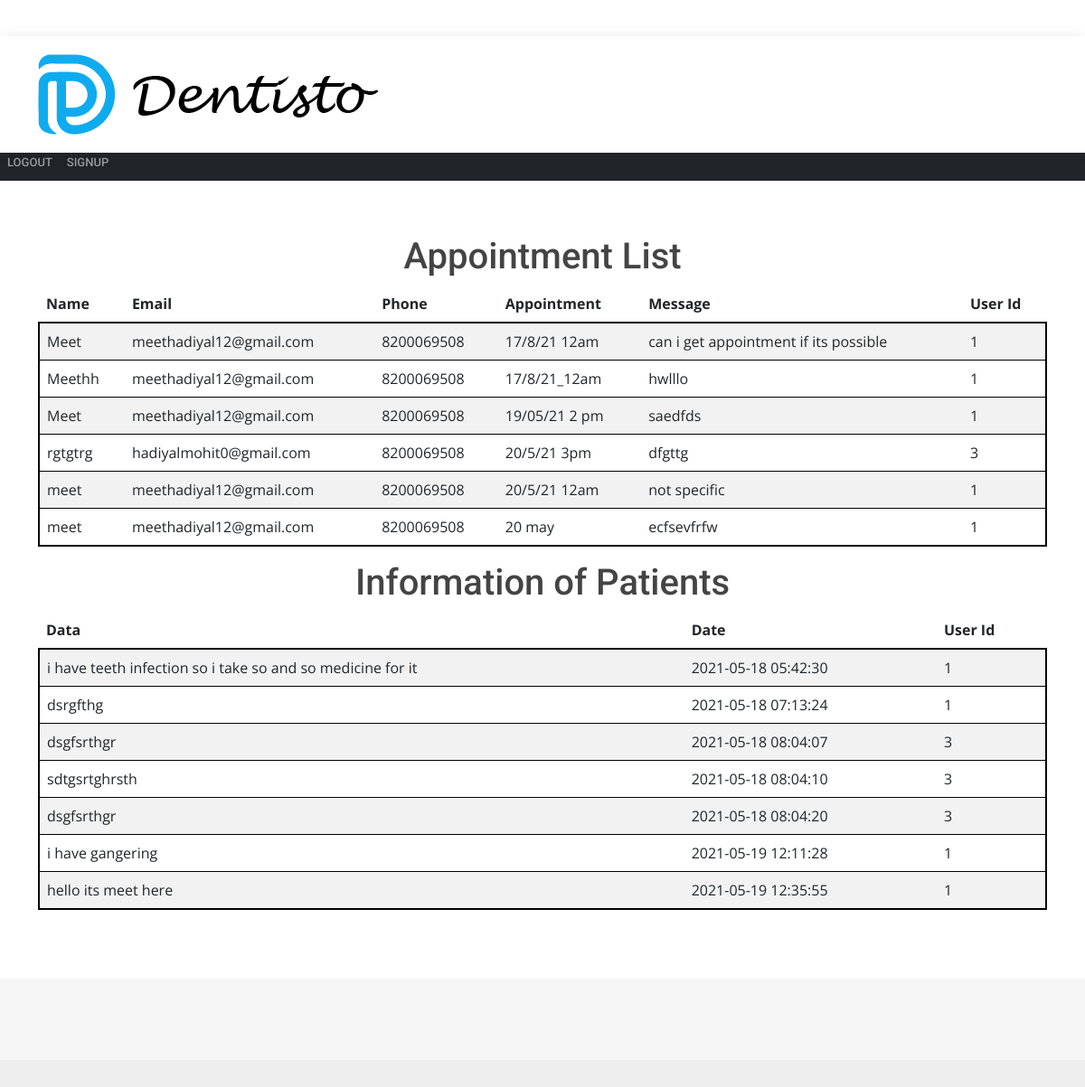
The app's page /Doctor_page with its own data.
### models.py (models this page shows)
class appointment(db.Model):
    id = db.Column(db.Integer, primary_key=True)
    name = db.Column(db.String(100))
    email=db.Column(db.String(150))
    phone = db.Column(db.String(10))
    appointment_date = db.Column(db.String(100))
    message = db.Column(db.String(1000))
    user_id = db.Column(db.Integer, db.ForeignKey('user.id'))

class Note(db.Model):
    id = db.Column(db.Integer, primary_key=True)
    data = db.Column(db.String(1000))
    date = db.Column(db.DateTime(timezone=True), default=func.now())
    user_id = db.Column(db.Integer, db.ForeignKey('user.id'))

### views.py (the view)
@views.route('/Doctor_page')
def Doc_pg():
    temp = appointment.query.all()
    temp2 = Note.query.all()
    return render_template('Docmain.html', appoint=temp, info = temp2 )

### templates/Docmain.html (shortened to what this page needs)
{% extends "docs1.html" %}
{% block content %}
<h1 align="center"> Appointment List </h1>
 <table class="table table-striped">
         <thead  class="thead-dark">
            <tr>
               <th>Name</th>
               <th>Email</th>
               <th>Phone</th>
                <th>Appointment</th>
                <th>Message</th>
                <th>User Id</th>
            </tr>
         </thead>
         <tbody style="border:2px solid black">
            {% for patients in appoint %}
               <tr>
                  <td>{{ patients.name }}</td>
                  <td> {{ patients.email }}</td>
                  <td> {{ patients.phone }}</td>
                  <td> {{ patients.appointment_date}}</td>
                   <td> {{ patients.message }}</td>
                   <td> {{ patients.user_id }}</td>
               </tr>
            {% endfor %}
         </tbody>
      </table>
<h1 align="center"> Information of Patients </h1>
 <table class="table table-striped">
         <thead  class="thead-dark">
            <tr>
               <th>Data</th>
               <th>Date</th>
               <th>User Id</th>
            </tr>
         </thead>
         <tbody style="border:2px solid black">
            {% for infos in info %}
               <tr>
                  <td>{{ infos.data }}</td>
                  <td> {{ infos.date }}</td>
                  <td> {{ infos.user_id }}</td>
               </tr>
            {% endfor %}
         </tbody>
      </table>
{% endblock %}

### templates/docs1.html (shortened to what this page needs)
<!DOCTYPE html>
<html lang="en">
<head>
  <link href="static/assets/vendor/animate.css/animate.min.css" rel="stylesheet">
  <link href="static/assets/vendor/aos/aos.css" rel="stylesheet">
  <link href="static/assets/vendor/bootstrap/css/bootstrap.min.css" rel="stylesheet">
  <link href="static/assets/vendor/bootstrap-icons/bootstrap-icons.css" rel="stylesheet">
  <link href="static/assets/vendor/boxicons/css/boxicons.min.css" rel="stylesheet">
  <link href="static/assets/vendor/fontawesome-free/css/all.min.css" rel="stylesheet">
  <link href="static/assets/vendor/glightbox/css/glightbox.min.css" rel="stylesheet">
  <link href="static/assets/vendor/swiper/swiper-bundle.min.css" rel="stylesheet">
  <link href="static/assets/css/style.css" rel="stylesheet">
</head>
<body>
  <header id="header" class="fixed-top">
    <div class="container d-flex align-items-center">
      <img src="static/assets/img/logo1.png" alt="">
    </div>
  </header>
  <main id="main">
    <nav class="navbar navbar-expand-lg navbar-dark bg-dark">
        <div class="collapse navbar-collapse" id="navbar">
            <div class="navbar-nav">
                <a class="nav-item nav-link" id="home" href="/">Logout</a>
                <a class="nav-item nav-link" id="logout" href="/patient_signup">Signup</a>
            </div>
        </div>
    </nav>
    <section class="inner-page">
      <div class="container">
      {% block content %} {% endblock %}
      </div>
    </section>
  </main>
  <footer id="footer">
    <div class="footer-top">
    </div>
  </footer>
</body>
</html>

### static/assets/css/style.css (style rules this page uses)
body { font-family: "Open Sans", sans-serif; color: #444444; }
a { color: #3fbbc0; text-decoration: none; }
h1, h2, h3, h4, h5, h6 { font-family: "Roboto", sans-serif; }
#header { background: #fff; transition: all 0.5s; z-index: 997; padding: 20px 0; top: 40px; box-shadow: 0px 2px 15px rgba(0, 0, 0, 0.1); }
.navbar { padding: 0; }
.navbar a { display: flex; align-items: center; justify-content: space-between; padding: 10px 0 10px 30px; font-family: "Roboto", sans-serif; font-size: 13px; color: #626262; white-space: nowrap; transition: 0.3s; text-transform: uppercase; font-weight: 500; }
section { padding: 60px 0; overflow: hidden; }
#footer { background: #eeeeee; padding: 0 0 30px 0; color: #555555; font-size: 14px; }
#footer .footer-top { background: #f6f6f6; padding: 60px 0 30px 0; }

### records on screen
appointment: name "Meet", email "meethadiyal12@gmail.com", phone "8200069508", appointment_date "17/8/21 12am", message "can i get appointment if its possible", user_id "1"
appointment: name "Meethh", email "meethadiyal12@gmail.com", phone "8200069508", appointment_date "17/8/21_12am", message "hwlllo", user_id "1"
appointment: name "Meet", email "meethadiyal12@gmail.com", phone "8200069508", appointment_date "19/05/21 2 pm", message "saedfds", user_id "1"
appointment: name "rgtgtrg", email "hadiyalmohit0@gmail.com", phone "8200069508", appointment_date "20/5/21 3pm", message "dfgttg", user_id "3"
appointment: name "meet", email "meethadiyal12@gmail.com", phone "8200069508", appointment_date "20/5/21 12am", message "not specific", user_id "1"
appointment: name "meet", email "meethadiyal12@gmail.com", phone "8200069508", appointment_date "20 may", message "ecfsevfrfw", user_id "1"
Note: data "i have teeth infection so i take so and so medicine for it", date "2021-05-18 05:42:30", user_id "1"
Note: data "dsrgfthg", date "2021-05-18 07:13:24", user_id "1"
Note: data "dsgfsrthgr", date "2021-05-18 08:04:07", user_id "3"
Note: data "sdtgsrtghrsth", date "2021-05-18 08:04:10", user_id "3"
Note: data "dsgfsrthgr", date "2021-05-18 08:04:20", user_id "3"
Note: data "i have gangering", date "2021-05-19 12:11:28", user_id "1"
Note: data "hello its meet here", date "2021-05-19 12:35:55", user_id "1"
